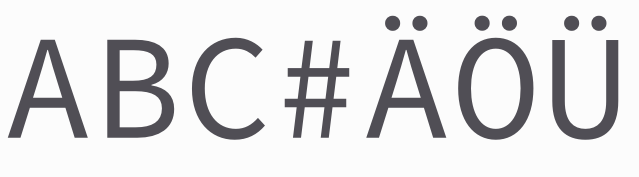
#> input picture erosion_and_dilation/Test.png, 639 x 177 px
$ jupyter execute erosion_and_dilation.ipynb
#> lines starting #> are read from the running program, lines starting #| are printed output that depends on the picture; after the words box and inside, x2 and y2 are one past the last pixel; in counts of white or black regions, pixels touching at a corner belong together
### erosion_and_dilation/functions.py
import numpy as np

def boxkernelsize(x):
    global ksn, kernelsize
    kernelsize = x
    if kernelsize%2==1:
        ksn = int((kernelsize-1)/2)
    else:
        raise ValueError('Kernelsize has to be an odd Number!')


def neighbours(a,b,mat,s):
    neighbors = [mat[i][j] for i in range(a-s, a+s+1) for j in range(b-s, b+s+1)]
    return neighbors


def mirror_padding(img,ksn):
    m2 = np.flipud(img)
    m2o = m2[-ksn:,:]
    m2u = m2[:ksn,:]
    m1 = np.fliplr(m2)
    m1ol=m1[-ksn:,-ksn:]
    m1ul=m1[:ksn,-ksn:]
    m1ur=m1[:ksn,:ksn]
    m1or=m1[-ksn:,:ksn]
    m3 = np.fliplr(img)
    m3l= m3[:,-ksn:]
    m3r= m3[:,:ksn]

    imgn=np.zeros((len(img)+2*ksn,len(img[0])+2*ksn))
    imgn[0:ksn,0:ksn]=m1ol
    imgn[ksn:-ksn,0:ksn]=m3l
    imgn[-ksn:,:ksn]=m1ul
    imgn[-ksn:,ksn:-ksn]=m2u
    imgn[-ksn:,-ksn:]=m1ur
    imgn[ksn:-ksn,-ksn:]=m3r
    imgn[0:ksn,-ksn:]=m1or
    imgn[0:ksn,ksn:-ksn]=m2o
    imgn[ksn:-ksn,ksn:-ksn]=img
    return imgn


### erosion_and_dilation/erosion_and_dilation.ipynb
[cell 1]
__file__ = 'erosion_and_dilation.ipynb'
import sys
import pathlib
sys.path.append(str(pathlib.Path(__file__).absolute().parent.parent)+"/processing_lib")

import functions as f
from matplotlib import pyplot as plt
import numpy as np
from skimage import color
from skimage import io

 Define used functions

[cell 2]
#if the structuring element is equal to the kernel at (a, b) and the SE doesnt consists of ignored pixels,  the necessary condition for erosion at pixel (a, b) is fulfilled
def erosion(mat,se):
    if se == mat:
        return True


#if the kernelsumm at (a, b) is grater than 0 with the structuring element at the same size as the kernel, the necessary condition for dilation at pixel (a, b) is fulfilled
def dialtion(mat):
    if np.array(mat).sum()!=0:
        return True

Get Image data and convert it to Binary (split 0 and 1(or 255) at "halfmax")

[cell 3]
imgi = io.imread('Test.png')[:,:,:3]
imgg = color.rgb2gray(imgi)
halfmax = np.max(imgg)/2
#> halfmax = 0.494
imgbw=np.where(imgg>halfmax, 255, 0)
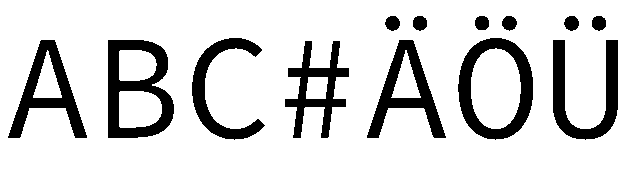
#> imgbw: shape (177, 639) int64; 83.2% white; 13 black regions, largest, box (x1, y1, x2, y2) and area: (108, 40, 174, 138) 3179, (458, 38, 533, 140) 2883, (553, 40, 618, 140) 2579
plt.imshow(imgbw,cmap="gray")

Create an erodet Image and subtract it from the original one to get the boundarys

[cell 4]
f.boxkernelsize(3)
img = f.mirror_padding(imgbw,f.ksn)
#> in mirror_padding, `m2 = np.flipud(img)`: m2: shape (177, 639) int64; 83.2% white; 13 black regions, largest, box (x1, y1, x2, y2) and area: (108, 39, 174, 137) 3179, (458, 37, 533, 139) 2883, (553, 37, 618, 137) 2579
#> in mirror_padding, `m1 = np.fliplr(m2)`:
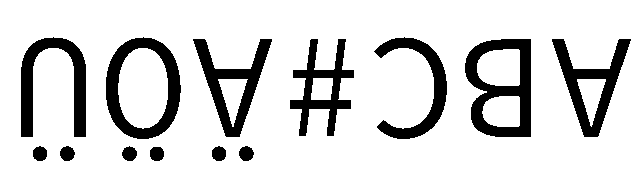
#> m1: shape (177, 639) int64; 83.2% white; 13 black regions, largest, box (x1, y1, x2, y2) and area: (465, 39, 531, 137) 3179, (106, 37, 181, 139) 2883, (21, 37, 86, 137) 2579
#> in mirror_padding, `m1ol=m1[-ksn:,-ksn:]`: m1ol = [255]
#> in mirror_padding, `m3 = np.fliplr(img)`:
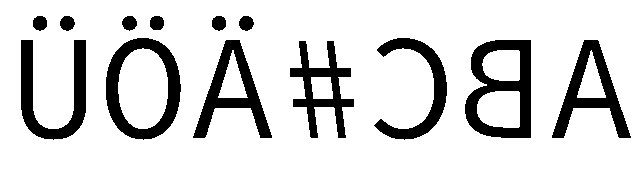
#> m3: shape (177, 639) int64; 83.2% white; 13 black regions, largest, box (x1, y1, x2, y2) and area: (465, 40, 531, 138) 3179, (106, 38, 181, 140) 2883, (21, 40, 86, 140) 2579
#> in mirror_padding, `m3l= m3[:,-ksn:]`: m3l = 177 values from 255 to 255
#> in mirror_padding, `imgn=np.zeros((len(img)+2*ksn,len(img[0])+2*ksn))`: imgn: shape (179, 641) float64; every value is 0
#> in mirror_padding, `imgn[-ksn:,:ksn]=m1ul`: imgn: shape (179, 641) float64; 0.16% white in thin lines or dots, all inside (x1, y1, x2, y2) = (0, 0, 1, 179)
#> in mirror_padding, `imgn[-ksn:,-ksn:]=m1ur`: imgn: shape (179, 641) float64; 0.71% white in thin lines or dots
#> in mirror_padding, `imgn[0:ksn,-ksn:]=m1or`: imgn: shape (179, 641) float64; 0.87% white in thin lines or dots
#> in mirror_padding, `imgn[0:ksn,ksn:-ksn]=m2o`: imgn: shape (179, 641) float64; 1.4% white in thin lines or dots
#> in mirror_padding, `imgn[ksn:-ksn,ksn:-ksn]=img`:
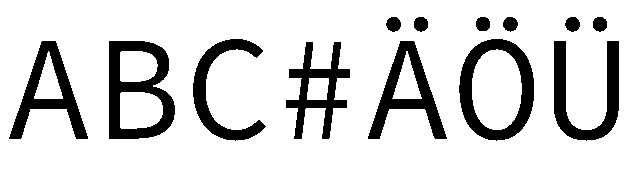
#> imgn: shape (179, 641) float64; 83.4% white; 13 black regions, largest, box (x1, y1, x2, y2) and area: (109, 41, 175, 139) 3179, (459, 39, 534, 141) 2883, (554, 41, 619, 141) 2579
se = list(np.full(f.kernelsize**2,255))
newimg = np.zeros((len(imgbw),len(imgbw[0])))
#> newimg: shape (177, 639) float64; every value is 0
for a in range(len(newimg)):
    for b in range(len(newimg[0])):
        if erosion(f.neighbours(a+f.ksn,b+f.ksn,img,f.ksn),se):
            newimg[a,b]=255
#> this loop made 177 passes
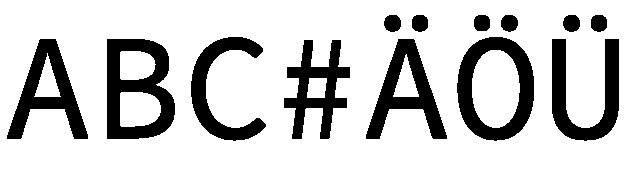
#> newimg: shape (177, 639) float64; 79.3% white; 13 black regions, largest, box (x1, y1, x2, y2) and area: (107, 39, 175, 139) 3833, (457, 37, 534, 141) 3499, (552, 39, 619, 141) 3091
boundary = imgbw-newimg
#> boundary: shape (177, 639) float64; 3.9% white in thin lines or dots, all inside (x1, y1, x2, y2) = (7, 15, 619, 141)
plt.imshow(boundary,cmap="gray")

Take the erodet Image and expand the boundarys via dilation

[cell 5]
f.boxkernelsize(9)
boundarymirr = f.mirror_padding(boundary,f.ksn)
#> call 2 of mirror_padding, with ksn = 4
#> in mirror_padding (call 2), `m2 = np.flipud(img)`:
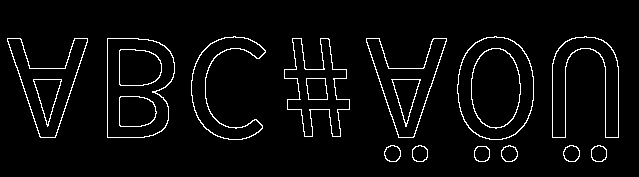
#> m2: shape (177, 639) float64; 3.9% white in thin lines or dots, all inside (x1, y1, x2, y2) = (7, 36, 619, 162)
#> in mirror_padding (call 2), `m1 = np.fliplr(m2)`:
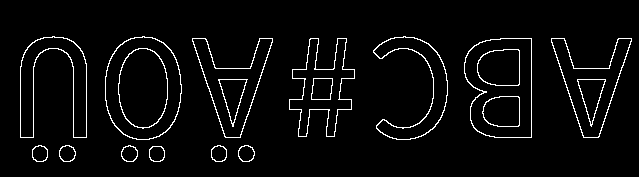
#> m1: shape (177, 639) float64; 3.9% white in thin lines or dots, all inside (x1, y1, x2, y2) = (20, 36, 632, 162)
#> in mirror_padding (call 2), `m3 = np.fliplr(img)`:
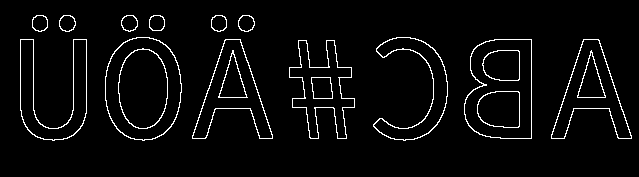
#> m3: shape (177, 639) float64; 3.9% white in thin lines or dots, all inside (x1, y1, x2, y2) = (20, 15, 632, 141)
#> in mirror_padding (call 2), `imgn=np.zeros((len(img)+2*ksn,len(img[0])+2*ksn))`: imgn: shape (185, 647) float64; every value is 0
#> in mirror_padding (call 2), `imgn[ksn:-ksn,ksn:-ksn]=img`:
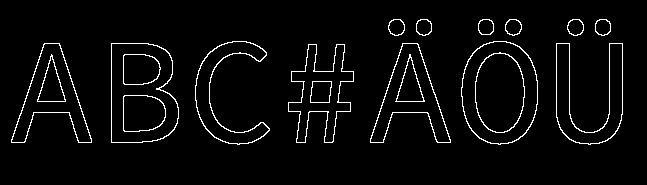
#> imgn: shape (185, 647) float64; 3.7% white in thin lines or dots, all inside (x1, y1, x2, y2) = (11, 19, 623, 145)
newimg2 = np.zeros((len(boundary),len(boundary[0])))
for a in range(len(newimg2)):
    for b in range(len(newimg2[0])):
        if dialtion(f.neighbours(a+f.ksn,b+f.ksn,boundarymirr,f.ksn)):
            newimg2[a,b]=255
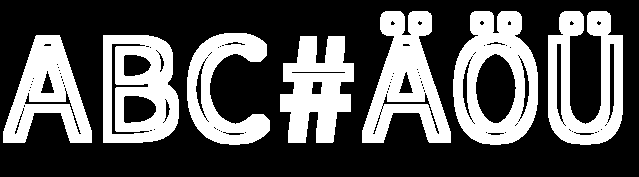
#> newimg2: shape (177, 639) float64; 34.3% white; 7 white regions, largest, box (x1, y1, x2, y2) and area: (453, 11, 538, 145) 6578, (362, 11, 451, 143) 6089, (103, 35, 179, 143) 5751
plt.imshow(newimg2,cmap="gray")
